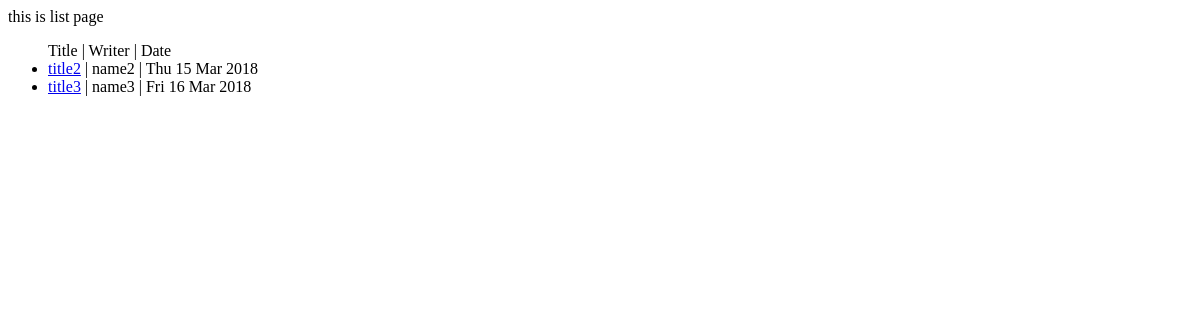
The page /list/ on the database as committed earlier.
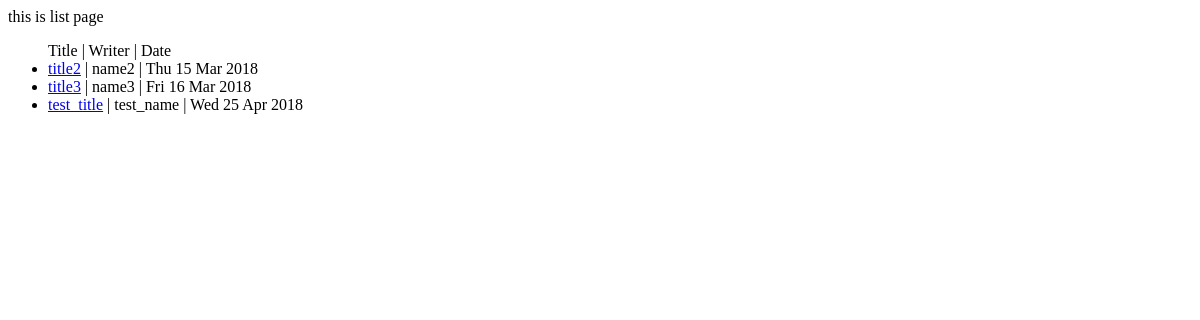
The same page on the database as committed later.
### community/models.py (models this page shows)
class Article(models.Model):
	name = models.CharField(max_length = 50)
	title = models.CharField(max_length = 50)
	contents = models.TextField()
	url = models.URLField()
	email = models.EmailField()
	cdate = models.DateTimeField(auto_now_add = True)

### community/views.py (the view)
# urls.py: path('list/', list, name="list"),
def list(request):
	articleList = Article.objects.all()
	return render(request, 'list.html',{'articleList':articleList})

### community/templates/list.html (shortened to what this page needs)
<!doctype html>
<html lang="en">
<head>
</head>
<body>
	this is list page
	<ul>
		Title | Writer | Date
		{% for article in articleList %}
		<li><a href="/view/{{article.id}}">{{ article.title }}</a> | {{ article.name}} | {{ article.cdate|date:"D d M Y"}}</li>
		{% endfor%}
	</ul>
</body>
</html>

Rows that differ between the two databases and show on the page:
added Article: title "test_title", name "test_name", cdate "Wed 25 Apr 2018"
